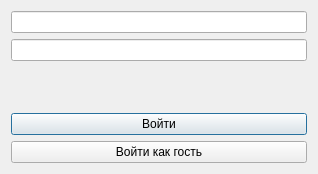
<?xml version="1.0" encoding="UTF-8"?>
<ui version="4.0">
 <class>DialogAuth</class>
 <widget class="QDialog" name="DialogAuth">
  <property name="geometry">
   <rect>
    <x>0</x>
    <y>0</y>
    <width>318</width>
    <height>174</height>
   </rect>
  </property>
  <property name="minimumSize">
   <size>
    <width>318</width>
    <height>174</height>
   </size>
  </property>
  <property name="windowTitle">
   <string>Dialog</string>
  </property>
  <layout class="QVBoxLayout" name="verticalLayout_3">
   <item>
    <layout class="QVBoxLayout" name="verticalLayout">
     <item>
      <widget class="QLineEdit" name="line_log_in"/>
     </item>
     <item>
      <widget class="QLineEdit" name="line_password"/>
     </item>
    </layout>
   </item>
   <item>
    <layout class="QVBoxLayout" name="verticalLayout_2">
     <item>
      <spacer name="verticalSpacer">
       <property name="orientation">
        <enum>Qt::Vertical</enum>
       </property>
       <property name="sizeHint" stdset="0">
        <size>
         <width>20</width>
         <height>40</height>
        </size>
       </property>
      </spacer>
     </item>
     <item>
      <widget class="QPushButton" name="btn_log_in">
       <property name="text">
        <string>Войти</string>
       </property>
      </widget>
     </item>
     <item>
      <widget class="QPushButton" name="btn_guest">
       <property name="text">
        <string>Войти как гость</string>
       </property>
      </widget>
     </item>
    </layout>
   </item>
  </layout>
 </widget>
 <resources/>
 <connections/>
</ui>
